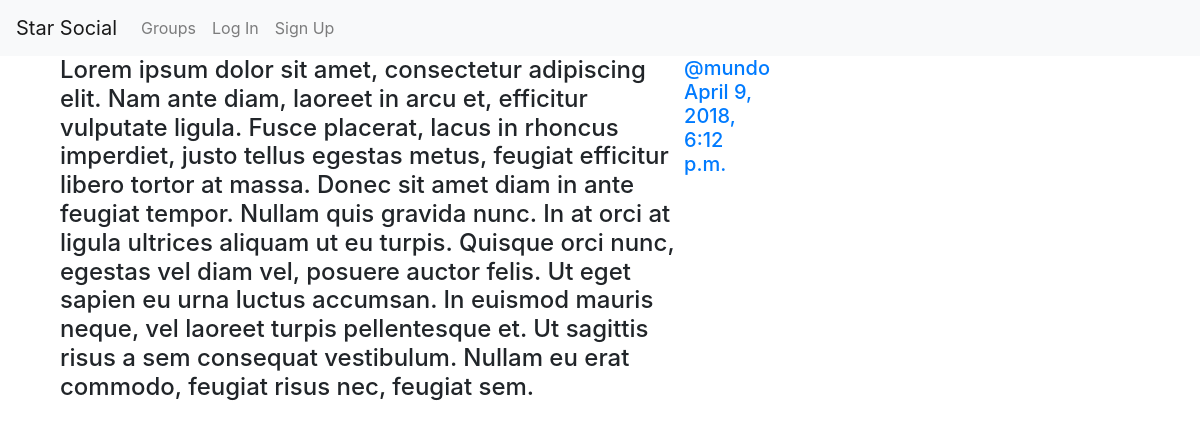
/posts/, run on the app's committed database.
### posts/models.py (models this page shows, shortened)
class Post(models.Model):
    user = models.ForeignKey(User,related_name='posts',on_delete=models.CASCADE)
    create_at = models.DateTimeField(auto_now=True)
    message = models.TextField()
    message_html = models.TextField(editable=False)
    group = models.ForeignKey(Group, related_name='posts',null=True,blank=True,on_delete=models.CASCADE)
    class Meta:
        ordering = ['-create_at']
        unique_together = ['user','message']

### posts/views.py (the view)
# urls.py: path('',views.PostList.as_view(),name='all'),
class PostList(SelectRelatedMixin,generic.ListView):
    model = models.Post
    select_related = ('user','group')

### posts/templates/posts/post_list.html (shortened to what this page needs)
{% extends "posts/post_base.html" %}
{% block post_content %}
  <div class="col-md-8">
    {% for post in post_list %}
      {% include "posts/_post.html" %}
    {% endfor %}
  </div>
{% endblock %}

### posts/templates/posts/_post.html (shortened to what this page needs)
<div class="post media">
  <h4>{{post.message_html|safe}}</h4>
  <div class="media">
    <h5 class="media-body">
    <span class="username">
      <a href="{% url 'posts:for_user' username=post.user.username %}">@{{post.user.username}}</a>
    </span>
    <time class="time">
      <a href="{% url 'posts:single' username=post.user.username pk=post.pk %}">{{post.create_at}}</a>
    </time>
    </h5>
  </div>
</div>

### data on the page
Post: message_html "Lorem ipsum dolor sit amet, consectetur adipiscing elit. Nam ante diam, laoreet in arcu et, efficitur vulputate ligula. Fusce placerat, lacus in rhoncus imperdiet, justo tellus egestas metus, feugiat efficitur libero tortor at massa. Donec sit amet diam in ante feugiat tempor. Nullam quis gravida nunc. In at orci at ligula ultrices aliquam ut eu turpis. Quisque orci nunc, egestas vel diam vel, posuere auctor felis. Ut eget sapien eu urna luctus accumsan. In euismod mauris neque, vel laoreet turpis pellentesque et. Ut sagittis risus a sem consequat vestibulum. Nullam eu erat commodo, feugiat risus nec, feugiat sem.", user.username "mundo", create_at "April 9, 2018, 6:12 p.m."
